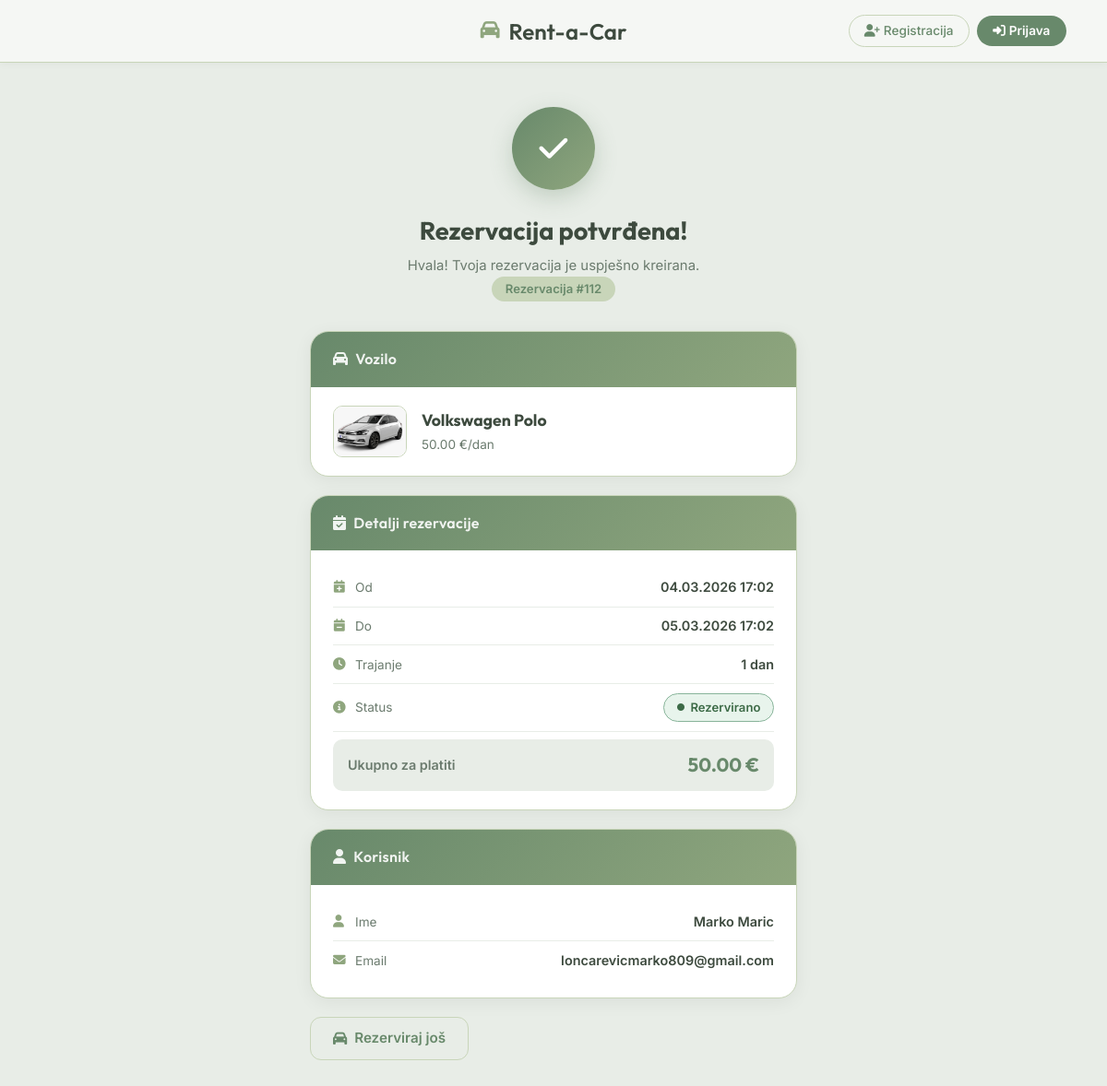
Page /potvrda_rezervacije.php?id=112 on the committed database.
### tables this page shows
CREATE TABLE `rezervacije` (
  `IDRezervacija` int(11) NOT NULL,
  `VoziloID` int(11) NOT NULL,
  `KorisnikID` int(11) NOT NULL,
  `DatumRezervacije` datetime NOT NULL DEFAULT current_timestamp(),
  `DatumPocetka` datetime NOT NULL,
  `DatumZavrsetka` datetime NOT NULL,
  `UkupnaCijena` decimal(10,2) NOT NULL,
  `StatusRezervacije` varchar(20) DEFAULT 'aktivna',
  `AccountID` int(10) UNSIGNED DEFAULT NULL
);

CREATE TABLE `vozila_slike` (
  `IDSlika` int(11) NOT NULL,
  `VoziloID` int(11) NOT NULL,
  `PutanjaSlike` varchar(255) NOT NULL,
  `JeGlavna` tinyint(1) DEFAULT 0,
  `DatumDodavanja` timestamp NOT NULL DEFAULT current_timestamp()
);

CREATE TABLE `vozila` (
  `IDVozilo` int(11) NOT NULL,
  `Naziv` char(25) NOT NULL,
  `Model` char(25) DEFAULT NULL,
  `TipVozila` varchar(30) DEFAULT 'Limuzina',
  `CijenaKoristenjaDnevno` float NOT NULL,
  `Raspolozivost` enum('Dostupno','Nije dostupno','Rezervirano') NOT NULL DEFAULT 'Dostupno'
);

CREATE TABLE `korisnici` (
  `IDKorisnici` int(11) NOT NULL,
  `ImeKorisnika` char(25) NOT NULL,
  `PrezimeKorisnika` char(25) NOT NULL,
  `KontaktKorisnika` char(40) DEFAULT NULL
);

### potvrda_rezervacije.php (the view, shortened to what this page needs)
<!doctype html>
<?php
include('db__connection.php');
$id = intval($_GET['id'] ?? 0);
$stmt = mysqli_prepare($db, "
    SELECT r.*,
           k.ImeKorisnika, k.PrezimeKorisnika, k.KontaktKorisnika,
           v.Naziv AS VoziloNaziv, v.Model AS VoziloModel, v.CijenaKoristenjaDnevno,
           vs.PutanjaSlike
    FROM rezervacije r
    JOIN korisnici k  ON r.KorisnikID = k.IDKorisnici
    JOIN vozila v     ON r.VoziloID   = v.IDVozilo
    LEFT JOIN vozila_slike vs ON v.IDVozilo = vs.VoziloID AND vs.JeGlavna = 1
    WHERE r.IDRezervacija = ?
");
mysqli_stmt_bind_param($stmt, 'i', $id);
mysqli_stmt_execute($stmt);
$r = mysqli_fetch_assoc(mysqli_stmt_get_result($stmt));
$start    = new DateTime($r['DatumPocetka']);
$end      = new DateTime($r['DatumZavrsetka']);
$days     = max(1, $start->diff($end)->days);
?>
<html lang="hr">
<head>
    <link href="https://cdn.jsdelivr.net/npm/bootstrap@5.0.2/dist/css/bootstrap.min.css" rel="stylesheet">
    <link rel="stylesheet" href="https://cdnjs.cloudflare.com/ajax/libs/font-awesome/6.0.0/css/all.min.css">
</head>
<body>
<?php include('navigacija.php'); ?>
<div class="page-wrap">
    <div class="text-center mb-4">
        <div class="check-circle"><i class="fas fa-check"></i></div>
        <div class="conf-title">Rezervacija potvrđena!</div>
        <div class="conf-sub">
            Hvala! Tvoja rezervacija je uspješno kreirana.<br>
            <span class="conf-id">Rezervacija #<?= $r['IDRezervacija'] ?></span>
        </div>
    </div>
    <div class="conf-card">
        <div class="conf-card-header"><h6><i class="fas fa-car me-2"></i>Vozilo</h6></div>
        <div class="conf-card-body">
            <div class="vehicle-row">
                <?php if ($r['PutanjaSlike']): ?>
                    <img src="<?= htmlspecialchars($r['PutanjaSlike']) ?>" class="vehicle-img" alt="vozilo">
                <?php else: ?>
                    <div class="vehicle-img-placeholder"><i class="fas fa-car"></i></div>
                <?php endif; ?>
                <div>
                    <div class="vehicle-name"><?= htmlspecialchars($r['VoziloNaziv'] . ' ' . $r['VoziloModel']) ?></div>
                    <div class="vehicle-price"><?= number_format($r['CijenaKoristenjaDnevno'], 2) ?> €/dan</div>
                </div>
            </div>
        </div>
    </div>
    <div class="conf-card">
        <div class="conf-card-header"><h6><i class="fas fa-calendar-check me-2"></i>Detalji rezervacije</h6></div>
        <div class="conf-card-body">
            <div class="detail-row">
                <span class="detail-label"><i class="fas fa-calendar-plus"></i>Od</span>
                <span class="detail-value"><?= $start->format('d.m.Y H:i') ?></span>
            </div>
            <div class="detail-row">
                <span class="detail-label"><i class="fas fa-calendar-minus"></i>Do</span>
                <span class="detail-value"><?= $end->format('d.m.Y H:i') ?></span>
            </div>
            <div class="detail-row">
                <span class="detail-label"><i class="fas fa-clock"></i>Trajanje</span>
                <span class="detail-value"><?= $days ?> <?= $days === 1 ? 'dan' : 'dana' ?></span>
            </div>
            <div class="detail-row">
                <span class="detail-label"><i class="fas fa-info-circle"></i>Status</span>
                <span class="detail-value">
                    <span class="status-pill"><i class="fas fa-circle" style="font-size:.5rem;"></i>Rezervirano</span>
                </span>
            </div>
            <div class="total-row">
                <span class="total-label">Ukupno za platiti</span>
                <span class="total-value"><?= number_format($r['UkupnaCijena'], 2) ?> €</span>
            </div>
        </div>
    </div>
    <div class="conf-card">
        <div class="conf-card-header"><h6><i class="fas fa-user me-2"></i>Korisnik</h6></div>
        <div class="conf-card-body">
            <div class="detail-row">
                <span class="detail-label"><i class="fas fa-user"></i>Ime</span>
                <span class="detail-value"><?= htmlspecialchars($r['ImeKorisnika'] . ' ' . $r['PrezimeKorisnika']) ?></span>
            </div>
            <?php if ($r['KontaktKorisnika']): ?>
            <div class="detail-row">
                <span class="detail-label"><i class="fas fa-envelope"></i>Email</span>
                <span class="detail-value"><?= htmlspecialchars($r['KontaktKorisnika']) ?></span>
            </div>
            <?php endif; ?>
        </div>
    </div>
    <div class="d-flex gap-2 flex-wrap">
        <a href="index.php" class="btn-outline"><i class="fas fa-car"></i>Rezerviraj još</a>
    </div>
</div>
</body>
</html>

### potvrda_rezervacije.php (style rules this page uses)
:root { --bg:#E8EDE7;--white:#fff;--green:#68896B;--sage:#8FA67E;--light:#C8D5B9;--text:#3d4a3e;--muted:#6B7B6E; }
body { background:var(--bg);font-family:'Inter',sans-serif;min-height:100vh; }
.page-wrap { max-width:560px;margin:3rem auto;padding:0 1rem 3rem; }
.check-circle { width:90px;height:90px;border-radius:50%; background:linear-gradient(135deg,#68896B,#8FA67E); display:flex;align-items:center;justify-content:center; margin:0 auto 1.5rem; animation:popIn .55s cubic-bezier(.175,.885,.32,1.275) both; box-shadow:0 8px 24px rgba(104,137,107,.3); }
.check-circle i { color:#fff;font-size:2.2rem; }
.conf-title { font-family:'Outfit',sans-serif;font-size:1.7rem;font-weight:700;color:var(--text);text-align:center;margin-bottom:.4rem; }
.conf-sub { text-align:center;color:var(--muted);font-size:.93rem;margin-bottom:2rem; }
.conf-id { display:inline-block;background:var(--light);border-radius:20px;padding:.25rem .9rem;font-size:.82rem;font-weight:600;color:var(--green); }
.conf-card { background:var(--white);border-radius:20px;border:1px solid var(--light);overflow:hidden;box-shadow:0 4px 20px rgba(0,0,0,.06);margin-bottom:1.25rem; }
.conf-card-header { background:linear-gradient(135deg,#68896B,#8FA67E);padding:1.25rem 1.5rem;color:#fff; }
.conf-card-header h6 { margin:0;font-family:'Outfit',sans-serif;font-size:1rem;font-weight:600;opacity:.9;letter-spacing:.3px; }
.conf-card-body { padding:1.25rem 1.5rem; }
.vehicle-row { display:flex;align-items:center;gap:1rem; }
.vehicle-img { width:80px;height:56px;border-radius:10px;object-fit:cover;border:1px solid var(--light);flex-shrink:0; }
.vehicle-name { font-family:'Outfit',sans-serif;font-size:1.1rem;font-weight:700;color:var(--text); }
.vehicle-price { font-size:.85rem;color:var(--muted);margin-top:.15rem; }
.detail-row { display:flex;justify-content:space-between;align-items:center;padding:.6rem 0;border-bottom:1px solid var(--bg); }
.detail-row:last-child { border-bottom:none; }
.detail-label { font-size:.85rem;color:var(--muted);display:flex;align-items:center;gap:.5rem; }
.detail-label i { width:16px;color:var(--sage); }
.detail-value { font-size:.9rem;font-weight:600;color:var(--text); }
.total-row { background:var(--bg);border-radius:10px;padding:.8rem 1rem;display:flex;justify-content:space-between;align-items:center;margin-top:.5rem; }
.total-label { font-size:.9rem;font-weight:600;color:var(--muted); }
.total-value { font-size:1.3rem;font-weight:700;color:var(--green);font-family:'Outfit',sans-serif; }
.status-pill { display:inline-flex;align-items:center;gap:.4rem;background:#e8f4ec;border:1px solid #88B49A;border-radius:20px;padding:.3rem .85rem;font-size:.82rem;font-weight:600;color:#3d6b47; }
.btn-outline { background:none;color:var(--green);border:1.5px solid var(--light);border-radius:12px;padding:.7rem 1.5rem;font-weight:600;font-size:.95rem;text-decoration:none;display:inline-flex;align-items:center;gap:.5rem;transition:all .2s; }

### navigacija.php (style rules this page uses)
:root { --bg-primary: #F5F7F4; --bg-secondary: #E8EDE7; --text-primary: #3d4a3e; --text-secondary: #6B7B6E; --accent-green: #68896B; --accent-sage: #8FA67E; --accent-light: #C8D5B9; --white: #ffffff; --shadow-sm: 0 2px 8px rgba(0,0,0,0.04); --shadow-md: 0 4px 12px rgba(0,0,0,0.08); --transition: all 0.3s cubic-bezier(0.4,0,0.2,1); }
* { margin:0; padding:0; box-sizing:border-box; }
body { font-family:'Inter',-apple-system,sans-serif; background-color:var(--bg-secondary); }
html { scroll-behavior:smooth; }

### rows in the picture
rezervacije: IDRezervacija "112", vozila_slike.PutanjaSlike (picture), VoziloID.Model "Volkswagen Polo", VoziloID.CijenaKoristenjaDnevno "50.00", DatumPocetka "04.03.2026 17:02", DatumZavrsetka "05.03.2026 17:02", days "1", UkupnaCijena "50.00", KorisnikID.PrezimeKorisnika "Marko Maric", KorisnikID.KontaktKorisnika "loncarevicmarko809@gmail.com"
